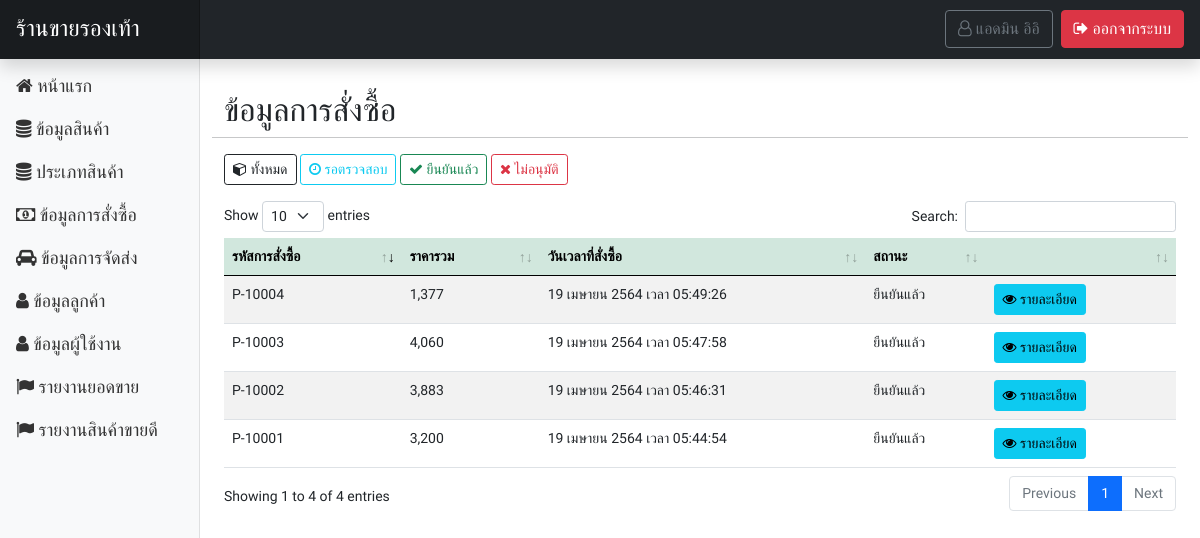
Page /page-admin/order_show.php (signed in) on the earlier database version.
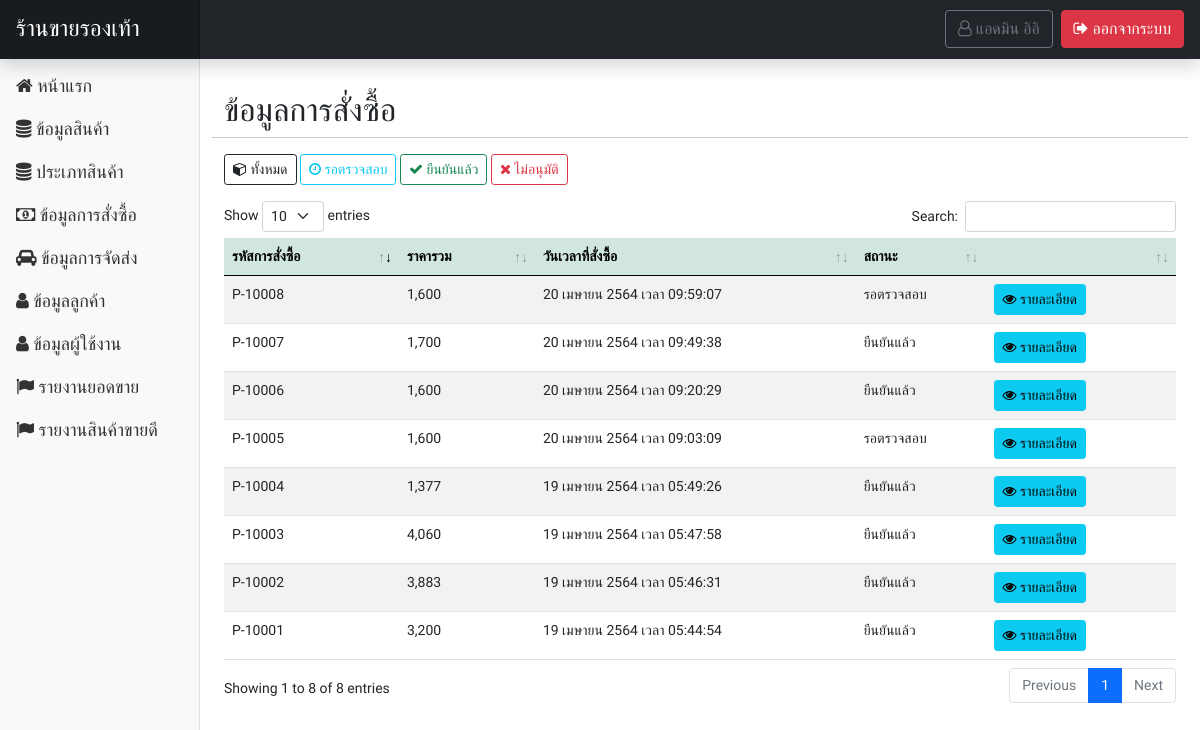
Same page on the later database version.
### tables this page shows
CREATE TABLE `tbl_payment` (
  `pm_id` int(50) NOT NULL COMMENT 'ID',
  `pm_code` varchar(255) NOT NULL COMMENT 'รหัสการสั่งซื้อ',
  `pm_img` varchar(255) NOT NULL COMMENT 'รูปภาพการโอน',
  `pm_total` varchar(255) NOT NULL COMMENT 'ยอดรวม',
  `pm_u_id` int(50) NOT NULL COMMENT 'ID ผู้ชื้อ',
  `pm_channel` varchar(255) DEFAULT NULL,
  `pm_date` varchar(255) NOT NULL COMMENT 'วันเวลาที่สั่งซื้อ',
  `pm_address` text NOT NULL COMMENT 'ที่อยู่',
  `pm_status` varchar(255) NOT NULL COMMENT 'สถานะ'
);

### functions.php (called while the page is built, shortened)
<?php
class ConnectDB
{
    protected $db;
    function __construct()
    {
        $DB_HOST = "localhost";
        $DB_USER = "root";
        $DB_PASS = "";
        $DB_NAME = "stoe_store";
        $con = new mysqli($DB_HOST, $DB_USER, $DB_PASS, $DB_NAME);
        $con->set_charset("utf8");
        $this->db = $con;
    }
    function query($data)
    {
        $result = $this->db->query($data);
        if ($result == true) {
            return $result;
        } else {
            echo "Error to query.!!";
        }
    }
}
class User extends ConnectDB
{
    function userGetById($id)
    {
        $result = $this->db->query("SELECT * FROM tbl_user WHERE u_id = '$id' ");
        $row = $result->fetch_all(MYSQLI_ASSOC);
        return $row;
    }
}
function ConvertDateToThai($datetime)
{
    $XdateTime = explode(" ", $datetime);
    $time = $XdateTime[1];
    $date = explode("-", $XdateTime[0]);
    $monthList = [
        "01" => "มกราคม",
        "02" => "กุมภาพันธ์",
        "03" => "มีนาคม",
        "04" => "เมษายน",
        "05" => "พฤษภาคม",
        "06" => "มิถุนายน",
        "07" => "กรกฎาคม",
        "08" => "สิงหาคม",
        "09" => "กันยายน",
        "10" => "ตุลาคม",
        "11" => "พฤศจิกายน",
        "12" => "ธันวาคม",
    ];
    return $date[2] . " " . $monthList[$date[1]] . " " . $date[0] + 543 . " เวลา " . $time;
}

### page-admin/navbar.php (called while the page is built, shortened)
<?php
    $objName = new User();
    $rowName = $objName->userGetById($_SESSION['user']['id']);
?>

### page-admin/order_show.php (the view, shortened to what the changed rows need)
<?php include('header.php'); ?>
</head>
<?php
$obj = new ConnectDB();
$objModal = new ConnectDB();
if (isset($_GET['display'])) {
    switch ($_GET['display']) {
        case 'success':
            $result = $obj->query("SELECT * FROM tbl_payment as pm INNER JOIN tbl_user as u ON pm.pm_u_id = u.u_id WHERE pm.pm_status = 'ยืนยันแล้ว' ");
            break;
        case 'delete':
            $result = $obj->query("SELECT * FROM tbl_payment as pm INNER JOIN tbl_user as u ON pm.pm_u_id = u.u_id WHERE pm.pm_status = 'ไม่อนุมัติ' ");
            break;
        case 'wait':
            $result = $obj->query("SELECT * FROM tbl_payment as pm INNER JOIN tbl_user as u ON pm.pm_u_id = u.u_id WHERE pm.pm_status = 'รอตรวจสอบ' ");
            break;
    }
} else {
    $result = $obj->query("SELECT * FROM tbl_payment as pm INNER JOIN tbl_user as u ON pm.pm_u_id = u.u_id");
}
?>
<body>
    <?php include('navbar.php'); ?>
    <div class="container-fluid">
        <div class="row my-4">
            <main class="col-md-9 ms-sm-auto col-lg-10 px-md-4">
                <div class="row mt-2">
                    <h2>ข้อมูลการสั่งซื้อ</h2>
                    <hr>
                    <div class="row mb-3">
                        <div class="col-md-12">
                        </div>
                    </div>
                    <table id="dtb" class="table table-striped table-hover" style="width:100%">
                        <thead>
                            <tr class="table-success">
                                <th>รหัสการสั่งซื้อ</th>
                                <th>ราคารวม</th>
                                <th>วันเวลาที่สั่งซื้อ</th>
                                <th>สถานะ</th>
                                <th></th>
                            </tr>
                        </thead>
                        <tbody>
                            <?php while ($row = $result->fetch_array()) { ?>
                                <tr>
                                    <td><?= $row['pm_code']; ?></td>
                                    <td><?= number_format($row['pm_total']); ?></td>
                                    <td><?= ConvertDateToThai($row['pm_date']); ?></td>
                                    <td><?= $row['pm_status']; ?></td>
                                    <td width="20%">
                                        <?php if (isset($_GET['display']) && $_GET['display'] == 'success') { ?>
                                            <button class="btn btn-sm btn-info m-0" type="button" data-bs-toggle="modal" data-bs-target="#Modal<?= $row['pm_id'] ?>"><i class="fa fa-eye" aria-hidden="true"></i> รายละเอียด</button>
                                            <a href="?action=remove&id=<?= $row['pm_id']; ?>&code=<?= $row['pm_code']; ?>" class="btn btn-danger btn-sm" onclick="return confirm('ยืนยัน?');"><i class="fa fa-trash" aria-hidden="true"></i> ลบ</a>
                                        <?php } else { ?>
                                            <button class="btn btn-sm btn-info m-0" type="button" data-bs-toggle="modal" data-bs-target="#Modal<?= $row['pm_id'] ?>"><i class="fa fa-eye" aria-hidden="true"></i> รายละเอียด</button>
                                        <?php } ?>
                                    </td>
                                </tr>
                                                            <?php
                                                            $resultModal = $objModal->query("SELECT * FROM tbl_payment_list as pl INNER JOIN tbl_cargo as cg ON pl.pl_cg_id=cg.cg_id WHERE  pl.pl_pm_code = '" . $row['pm_code'] . "' ");
                                                            ?>
                            <?php } ?>
                        </tbody>
                    </table>
                </div>
            </main>
        </div>
    </div>
    <?php include('call_datatable.php'); ?>
</body>
</html>

Differences in the rows shown:
added tbl_payment: pm_code "P-10005", pm_total "1,600", pm_date "20 เมษายน 2564 เวลา 09:03:09", pm_status "รอตรวจสอบ"
added tbl_payment: pm_code "P-10006", pm_total "1,600", pm_date "20 เมษายน 2564 เวลา 09:20:29", pm_status "ยืนยันแล้ว"
added tbl_payment: pm_code "P-10007", pm_total "1,700", pm_date "20 เมษายน 2564 เวลา 09:49:38", pm_status "ยืนยันแล้ว"
added tbl_payment: pm_code "P-10008", pm_total "1,600", pm_date "20 เมษายน 2564 เวลา 09:59:07", pm_status "รอตรวจสอบ"
Other differences:
text written by a page script: "Show entries Search: Showing 1 to 4 of 4 entries Previous 1 Next" → "Show entries Search: Showing 1 to 8 of 8 entries Previous 1 Next"
